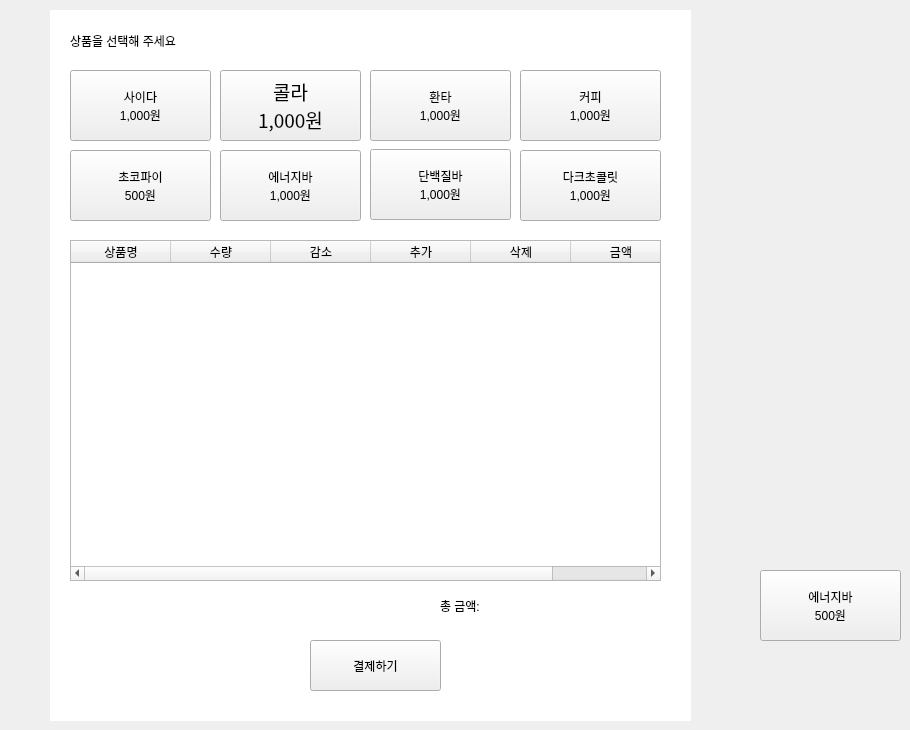
    <widget class="QWidget" name="page_7">
     <widget class="QLabel" name="label_5">
      <property name="geometry">
       <rect>
        <x>50</x>
        <y>10</y>
        <width>641</width>
        <height>711</height>
       </rect>
      </property>
      <property name="styleSheet">
       <string notr="true">background-color: rgb(255, 255, 255);</string>
      </property>
      <property name="text">
       <string/>
      </property>
     </widget>
     <widget class="QPushButton" name="cider_btn">
      <property name="geometry">
       <rect>
        <x>70</x>
        <y>70</y>
        <width>141</width>
        <height>71</height>
       </rect>
      </property>
      <property name="styleSheet">
       <string notr="true">font: 14pt &quot;Ubuntu Sans&quot;;</string>
      </property>
      <property name="text">
       <string>사이다
1,000원</string>
      </property>
     </widget>
     <widget class="QPushButton" name="cola_btn">
      <property name="geometry">
       <rect>
        <x>220</x>
        <y>70</y>
        <width>141</width>
        <height>71</height>
       </rect>
      </property>
      <property name="font">
       <font>
        <family>Ubuntu Sans</family>
        <pointsize>14</pointsize>
        <weight>50</weight>
        <italic>false</italic>
        <bold>false</bold>
       </font>
      </property>
      <property name="styleSheet">
       <string notr="true">font: 14pt &quot;Ubuntu Sans&quot;;</string>
      </property>
      <property name="text">
       <string>콜라
1,000원</string>
      </property>
     </widget>
     <widget class="QPushButton" name="choco_btn">
      <property name="geometry">
       <rect>
        <x>70</x>
        <y>150</y>
        <width>141</width>
        <height>71</height>
       </rect>
      </property>
      <property name="styleSheet">
       <string notr="true">font: 14pt &quot;Ubuntu Sans&quot;;</string>
      </property>
      <property name="text">
       <string>초코파이
500원</string>
      </property>
     </widget>
     <widget class="QPushButton" name="energy_btn">
      <property name="geometry">
       <rect>
        <x>220</x>
        <y>150</y>
        <width>141</width>
        <height>71</height>
       </rect>
      </property>
      <property name="styleSheet">
       <string notr="true">font: 14pt &quot;Ubuntu Sans&quot;;</string>
      </property>
      <property name="text">
       <string>에너지바
1,000원</string>
      </property>
     </widget>
     <widget class="QPushButton" name="pushButton_7">
      <property name="geometry">
       <rect>
        <x>760</x>
        <y>570</y>
        <width>141</width>
        <height>71</height>
       </rect>
      </property>
      <property name="text">
       <string>에너지바
500원</string>
      </property>
     </widget>
     <widget class="QLabel" name="label_6">
      <property name="geometry">
       <rect>
        <x>70</x>
        <y>20</y>
        <width>191</width>
        <height>41</height>
       </rect>
      </property>
      <property name="styleSheet">
       <string notr="true">font: 16pt &quot;Ubuntu Sans&quot;;</string>
      </property>
      <property name="text">
       <string>상품을 선택해 주세요</string>
      </property>
     </widget>
     <widget class="QTableWidget" name="tableWidget">
      <property name="geometry">
       <rect>
        <x>70</x>
        <y>240</y>
        <width>591</width>
        <height>341</height>
       </rect>
      </property>
      <column>
       <property name="text">
        <string>상품명</string>
       </property>
      </column>
      <column>
       <property name="text">
        <string>수량</string>
       </property>
      </column>
      <column>
       <property name="text">
        <string>감소</string>
       </property>
      </column>
      <column>
       <property name="text">
        <string>추가</string>
       </property>
      </column>
      <column>
       <property name="text">
        <string>삭제</string>
       </property>
      </column>
      <column>
       <property name="text">
        <string>금액</string>
       </property>
      </column>
     </widget>
     <widget class="QLabel" name="label_total">
      <property name="geometry">
       <rect>
        <x>530</x>
        <y>590</y>
        <width>101</width>
        <height>31</height>
       </rect>
      </property>
      <property name="styleSheet">
       <string notr="true">font: 16pt &quot;Ubuntu Sans&quot;;</string>
      </property>
      <property name="text">
       <string/>
      </property>
      <property name="alignment">
       <set>Qt::AlignRight|Qt::AlignTrailing|Qt::AlignVCenter</set>
      </property>
     </widget>
     <widget class="QPushButton" name="order_payment_btn">
      <property name="geometry">
       <rect>
        <x>310</x>
        <y>640</y>
        <width>131</width>
        <height>51</height>
       </rect>
      </property>
      <property name="styleSheet">
       <string notr="true">font: 14pt &quot;Ubuntu Sans&quot;;</string>
      </property>
      <property name="text">
       <string>결제하기</string>
      </property>
     </widget>
     <widget class="QPushButton" name="fanta_btn">
      <property name="geometry">
       <rect>
        <x>370</x>
        <y>70</y>
        <width>141</width>
        <height>71</height>
       </rect>
      </property>
      <property name="styleSheet">
       <string notr="true">font: 14pt &quot;Ubuntu Sans&quot;;</string>
      </property>
      <property name="text">
       <string>환타
1,000원</string>
      </property>
     </widget>
     <widget class="QPushButton" name="coffee_btn">
      <property name="geometry">
       <rect>
        <x>520</x>
        <y>70</y>
        <width>141</width>
        <height>71</height>
       </rect>
      </property>
      <property name="styleSheet">
       <string notr="true">font: 14pt &quot;Ubuntu Sans&quot;;</string>
      </property>
      <property name="text">
       <string>커피
1,000원</string>
      </property>
     </widget>
     <widget class="QPushButton" name="protein_btn">
      <property name="geometry">
       <rect>
        <x>370</x>
        <y>149</y>
        <width>141</width>
        <height>71</height>
       </rect>
      </property>
      <property name="styleSheet">
       <string notr="true">font: 14pt &quot;Ubuntu Sans&quot;;</string>
      </property>
      <property name="text">
       <string>단백질바
1,000원</string>
      </property>
     </widget>
     <widget class="QPushButton" name="darkchoco_btn">
      <property name="geometry">
       <rect>
        <x>520</x>
        <y>150</y>
        <width>141</width>
        <height>71</height>
       </rect>
      </property>
      <property name="styleSheet">
       <string notr="true">font: 14pt &quot;Ubuntu Sans&quot;;</string>
      </property>
      <property name="text">
       <string>다크초콜릿
1,000원</string>
      </property>
     </widget>
     <widget class="QLabel" name="label_27">
      <property name="geometry">
       <rect>
        <x>440</x>
        <y>590</y>
        <width>91</width>
        <height>31</height>
       </rect>
      </property>
      <property name="styleSheet">
       <string notr="true">font: 16pt &quot;Ubuntu Sans&quot;;</string>
      </property>
      <property name="text">
       <string>총 금액:</string>
      </property>
     </widget>
    </widget>
